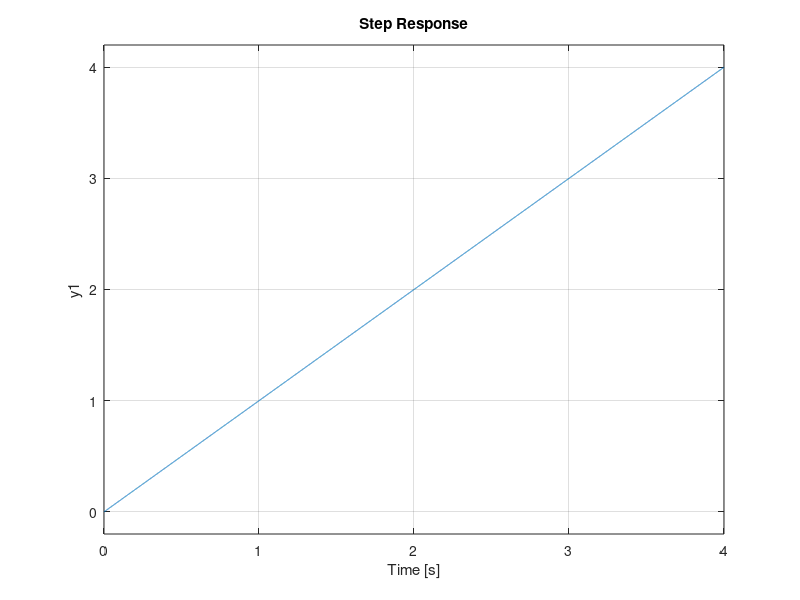
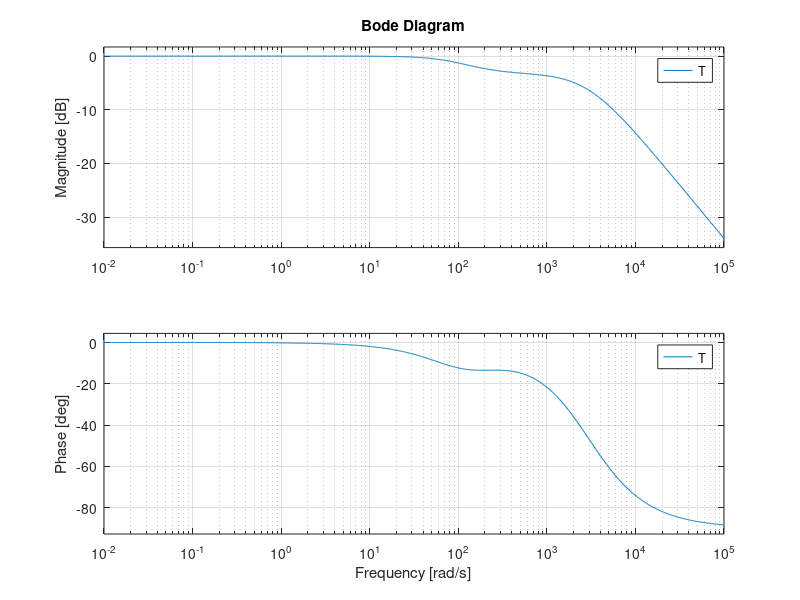

The MATLAB source for these figures, in order:
% Create msd transfer function
m = .001; % kg
k = 1; % N/m
c = 0.0001; % N*s/m

s = tf('s');
P = 1/(m*s^2 + k*s + c);

step(P)

figure
Kp = 300;
Ki = 100;
Kd = 2;
C = pid(Kp,Ki,Kd)
T = feedback(C*P,1);

t = 0:0.0001:0.05;
bode(T)
%step(T,t)
hold off
%pidTuner(P,C)

